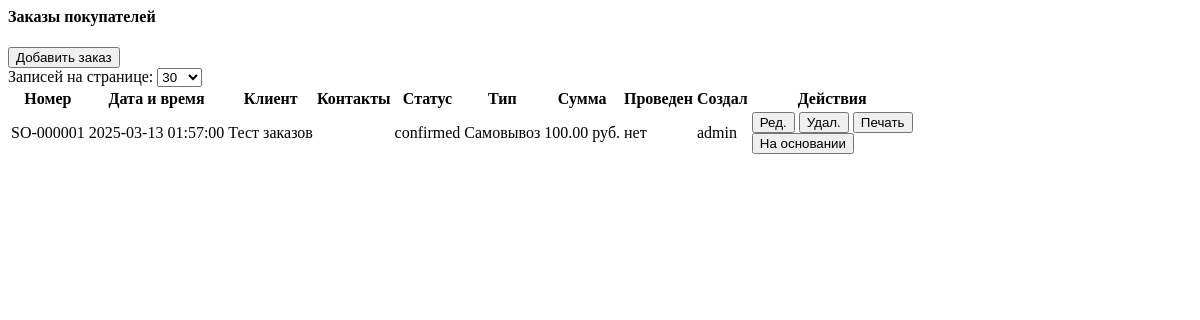
Page /modules/sales/orders/list_partial.php (signed in) on the committed database.
### tables this page shows
CREATE TABLE `PCRM_Order` (
  `id` int NOT NULL,
  `organization` int DEFAULT NULL,
  `order_number` varchar(50) NOT NULL,
  `customer` int DEFAULT NULL,
  `created_by` int DEFAULT NULL,
  `order_date` datetime NOT NULL,
  `status` enum('new','confirmed','in_transit','completed','cancelled') NOT NULL DEFAULT 'new',
  `driver` int DEFAULT NULL,
  `total_amount` decimal(10,2) DEFAULT '0.00',
  `warehouse` int DEFAULT NULL,
  `delivery_address` varchar(255) DEFAULT NULL,
  `comment` varchar(255) DEFAULT NULL,
  `deleted` tinyint DEFAULT '0',
  `conducted` tinyint NOT NULL DEFAULT '0' COMMENT '0=неактивен, 1=активен(не проведён), 2=активен(проведён)',
  `driver_id` int DEFAULT NULL,
  `contacts` varchar(255) DEFAULT ''
);

CREATE TABLE `PCRM_Counterparty` (
  `id` int NOT NULL,
  `name` varchar(255) NOT NULL,
  `type` varchar(50) NOT NULL,
  `phone` varchar(50) DEFAULT NULL,
  `email` varchar(255) DEFAULT NULL,
  `address` varchar(255) DEFAULT NULL,
  `inn` varchar(20) DEFAULT NULL,
  `kpp` varchar(20) DEFAULT NULL
);

CREATE TABLE `PCRM_User` (
  `id` int NOT NULL,
  `username` varchar(100) NOT NULL,
  `email` varchar(255) NOT NULL,
  `password` varchar(255) NOT NULL,
  `first_name` varchar(100) DEFAULT NULL,
  `last_name` varchar(100) DEFAULT NULL,
  `phone` varchar(50) DEFAULT NULL,
  `role` varchar(50) DEFAULT NULL,
  `status` varchar(50) DEFAULT 'active'
);

### modules/sales/orders/list_partial.php (the view, shortened to what this page needs)
<?php
require_once __DIR__ . '/../../../config/db.php';
$page = isset($_GET['page']) ? (int)$_GET['page'] : 1;
$per_page = isset($_GET['per_page']) ? (int)$_GET['per_page'] : 30;
$offset = ($page - 1) * $per_page;
$limit = $per_page == 0 ? "" : "LIMIT $offset, $per_page";
$sql = "
SELECT o.id, o.order_number, o.order_date, o.status, o.customer, o.deleted, o.conducted,
       o.driver_id, o.delivery_address, o.contacts,
       c.name AS customer_name,
       u.username AS creator_name,
       SUM((oi.quantity * oi.price) - oi.discount) AS order_sum
FROM PCRM_Order o
LEFT JOIN PCRM_Counterparty c ON o.customer = c.id
LEFT JOIN PCRM_OrderItem oi ON o.id = oi.order_id
LEFT JOIN PCRM_User u ON o.created_by = u.id
WHERE o.deleted = 0
GROUP BY o.id
ORDER BY o.id DESC
$limit
";
$res = $conn->query($sql);
$orders = $res->fetch_all(MYSQLI_ASSOC);
function translateOrderStatus($status) {
    switch ($status) {
        default:           return '<span class="badge bg-secondary">'. $status .'</span>';
    }
}
function isConducted($val) {
    return ($val == 2) ? 'да' : 'нет';
}
function getDeliveryType($driver_id) {
    return !empty($driver_id) ? 'Доставка' : 'Самовывоз';
}
?>
<h4>Заказы покупателей</h4>
<div class="d-flex justify-content-between mb-2">
  <button class="btn btn-primary btn-sm" onclick="openOrderEditTab(0)">Добавить заказ</button>
  <div class="d-flex align-items-center">
    <label class="me-2">Записей на странице:</label>
    <select class="form-select form-select-sm" style="width: auto;" onchange="changePerPage(this.value)">
      <option value="30" <?= $per_page == 30 ? 'selected' : '' ?>>30</option>
    </select>
  </div>
</div>
<table class="table table-bordered table-sm">
  <thead>
    <tr>
      <th>Номер</th>
      <th>Дата и время</th>
      <th>Клиент</th>
      <th>Контакты</th>
      <th>Статус</th>
      <th>Тип</th>
      <th>Сумма</th>
      <th>Проведен</th>
      <th>Создал</th>
      <th>Действия</th>
    </tr>
  </thead>
  <tbody>
    <?php foreach ($orders as $order): ?>
    <tr>
      <td><?= htmlspecialchars($order['order_number']) ?></td>
      <td><?= $order['order_date'] ?></td>
      <td><?= htmlspecialchars($order['customer_name'] ?? '--') ?></td>
      <td><?= htmlspecialchars($order['contacts'] ?? '--') ?></td>
      <td><?= translateOrderStatus($order['status']) ?></td>
      <td><?= getDeliveryType($order['driver_id']) ?></td>
      <td><?= number_format($order['order_sum'] ?? 0, 2, '.', ' ') ?> руб.</td>
      <td><?= isConducted($order['conducted']) ?></td>
      <td><?= htmlspecialchars($order['creator_name'] ?? '--') ?></td>
      <td>
        <button class="btn btn-warning btn-sm" onclick="openOrderEditTab(<?= $order['id'] ?>)">Ред.</button>
        <button class="btn btn-danger btn-sm" onclick="deleteOrder(<?= $order['id'] ?>)">Удал.</button>
        <button class="btn btn-info btn-sm" onclick="printOrder(<?= $order['id'] ?>)">Печать</button>
        <div class="btn-group order-dropdown">
          <button type="button" class="btn btn-primary btn-sm dropdown-toggle" data-bs-toggle="dropdown" data-bs-auto-close="outside" aria-expanded="false">
            На основании
          </button>
        </div>
      </td>
    </tr>
    <?php endforeach; ?>
  </tbody>
</table>

### modules/sales/orders/list_partial.php (style rules this page uses)
.btn-group.order-dropdown { position: relative; }

### rows in the picture
pcrm_order: order_number "SO-000001", order_date "2025-03-13 01:57:00", customer.name "Тест заказов", status "confirmed", driver "Самовывоз", order_sum "100.00", conducted "нет", created_by.username "admin"
